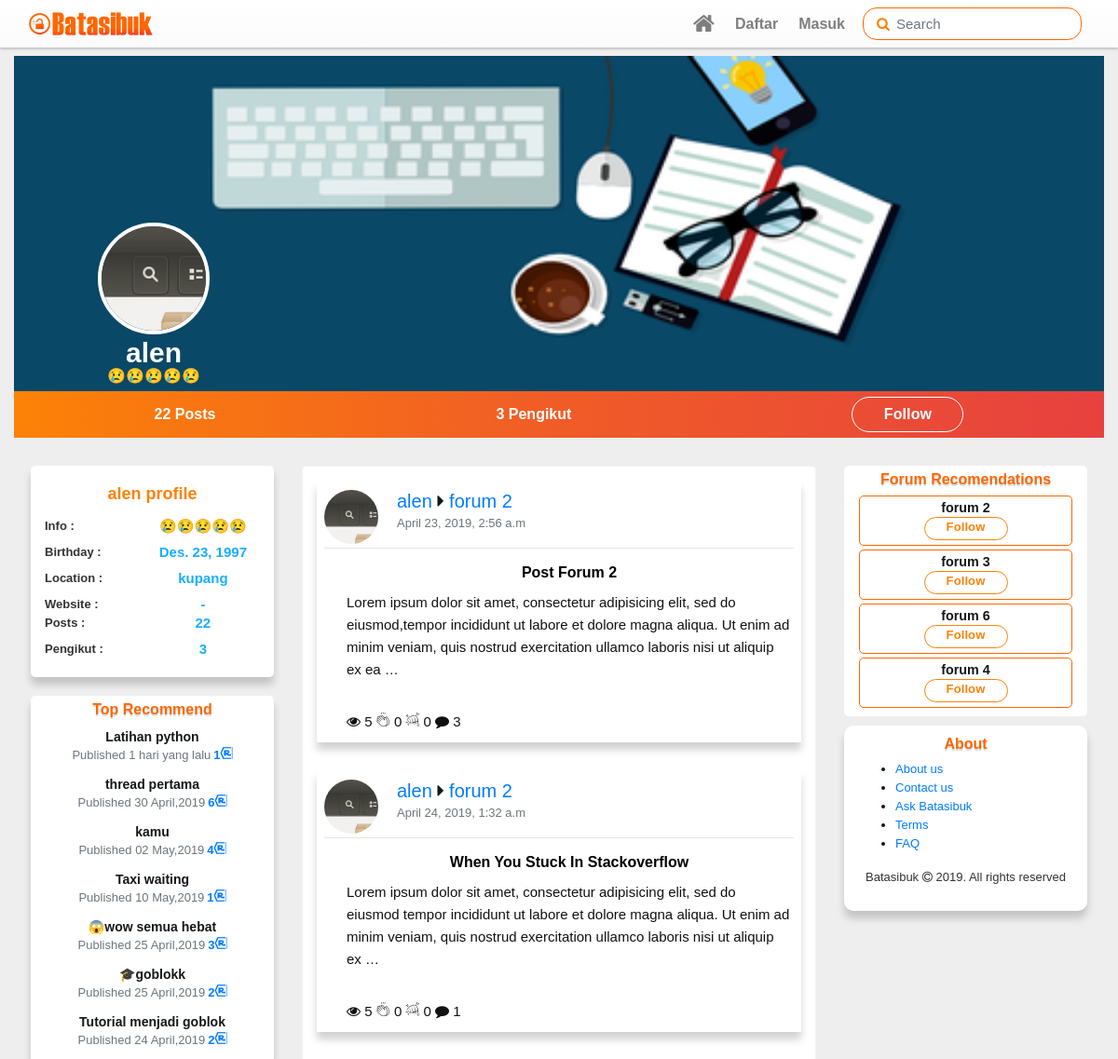
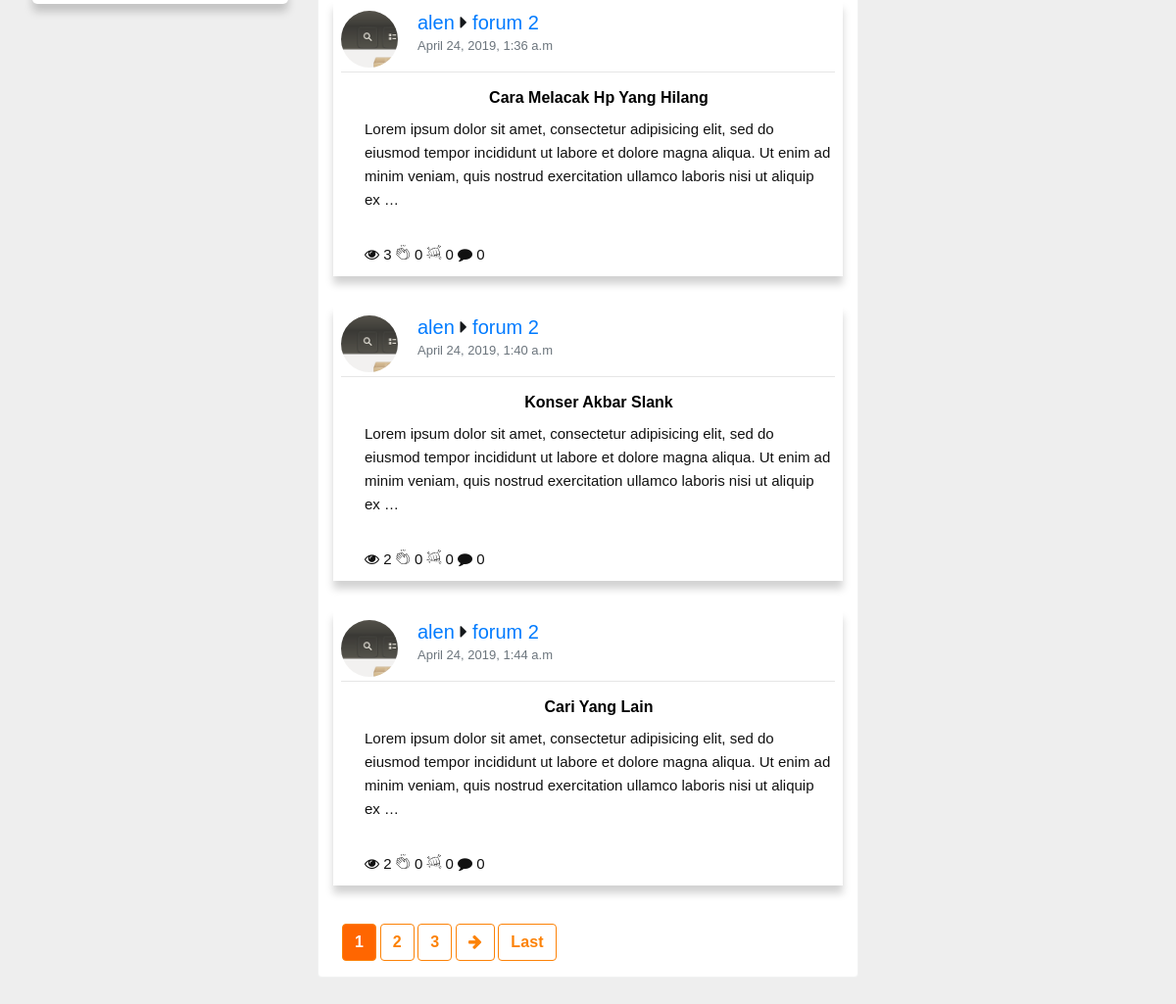
The app's page /creator/alen with its own data (2 pictures, top to bottom).
### account/models.py (models this page shows, shortened)
class Profile(Followble):
	user=models.OneToOneField(User,related_name='profile',on_delete=models.CASCADE)
	info=models.CharField(max_length=30,blank=True,default='Kreator Batasibuk')
	date_of_birth=models.DateField(blank=True,null=True)
	gender=models.IntegerField(choices=(
		(Male,'Male'),
		(Female,'Female')
		),blank=True,default=Male)
	user_photo=models.ImageField(default='profile_image/default_profile_normal.png',upload_to=avatar_path)
	user_header=models.ImageField(default='profile_image/default_header.jpg',upload_to=header_path)
	location = models.CharField(max_length=30, blank=True)
	website=models.URLField(blank=True)

### batasibuk_forum/models.py (models this page shows, shortened)
class Votable(models.Model):
	class Meta:
		abstract=True
	votes=GenericRelation(Vote,content_type_field='vote_type',object_id_field='vote_id')
	upvotes=models.IntegerField(default=0,blank=True)
	downvotes=models.IntegerField(default=0,blank=True)
	vote_self=False

class Post(Votable):
	objects=PostsManager()
	forum_post_type=models.ForeignKey(ContentType,on_delete=models.PROTECT,related_name='_forum_posts')
	forum_post_id=models.PositiveIntegerField()
	content_forum_post=GenericForeignKey('forum_post_type','forum_post_id')
	author=models.ForeignKey(User,related_name='posts',on_delete=models.PROTECT)
	created=models.DateTimeField(auto_now_add=True)
	updated=models.DateTimeField(auto_now=True)
	updated_by=models.ForeignKey(User,blank=True,null=True,on_delete=models.PROTECT)
	post_title=models.CharField(max_length=255)
	body=RichTextUploadingField(blank=True,
								config_name='post_thread',
								external_plugin_resources=[(
									'emoji',
									'/static/ckeditor_plugins/emoji/',
									'plugin.js')]
								)
	post_slug=models.SlugField(max_length=255,blank=True,editable=False)
	status=models.IntegerField(choices=(
		(0,'Draft'),
		(1,'Post')
		),default=0)
	views=models.IntegerField(blank=True,default=0)

class Followble(models.Model):
	class Meta:
		abstract=True
	followers=GenericRelation(Follow,content_type_field='forum_type',object_id_field='forum_id')

class Forum(Followble):
	def image_path(instance,imagename):
		base_name,ext=os.path.splitext(imagename)
		return f"logo_image/{time.strftime('%y%m%d%H%M%S')}{ext}"
	category=models.ForeignKey(Category,related_name='forums',blank=True,null=True,on_delete=models.PROTECT)
	name=models.CharField(max_length=80)
	position=models.IntegerField(blank=True,default=0)
	description=models.TextField(blank=True,default='')
	moderators=models.ManyToManyField(User,blank=True)
	updated=models.DateTimeField(auto_now=True)
	posts=GenericRelation(Post,content_type_field='forum_post_type',object_id_field='forum_post_id',related_query_name='post_forum')
	post_count=models.IntegerField(blank=True,default=0)
	forum_logo=models.ImageField(default='',upload_to=image_path)

### account/views.py (the view)
# urls.py: path('creator/<user_username>',CreatorView.as_view(),name='creator'),
class CreatorView(ListView):
	model=Post
	context_object_name='user_thread'
	template_name='account/creator.html'
	paginate_by=5
	def get(self,*args,**kwargs):
		this_user=User.objects.filter(username=self.kwargs['user_username']).first()
		if self.request.user.is_authenticated and self.request.user==this_user:
			return redirect(reverse('profile',kwargs={'user_username':self.kwargs['user_username']}))
		return super().get(*args,*kwargs)
	def get_context_data(self,*args,**kwargs):
		context=super().get_context_data(*args,**kwargs)
		context['title']=self.kwargs['user_username']
		context['this_user']=User.objects.filter(username=self.kwargs['user_username']).first()
		return context
	def get_queryset(self):
		query=super().get_queryset()
		this_author=User.objects.filter(username=self.kwargs['user_username']).first()
		return query.filter(author=this_author,status=1)

### batasibuk_forum/models.py (called while the page is built)
	def get_top_recommend(self):
		posts=Post.objects.all()
		for post in posts:
			c_recommends=post.post_recommends.all().count()
			time_since=math.floor((datetime.datetime.now().timestamp()-post.created.timestamp())/3600)
			post.score=(c_recommends)/(time_since+2)**1.8
			if c_recommends==0:
				post.score=(c_recommends-1)/(time_since+2)**1.8
		posts=sorted(posts,key=lambda t:t.score,reverse=True)
		if len(posts)>10:
			return posts[0:7]
		return posts

### batasibuk_forum/templatetags/text_custom.py (called while the page is built)
@register.filter(name='to_time_since')
def to_time_since(d):
	return custom_time_since(d)

### batasibuk_forum/templatetags/top_recommend.py (called while the page is built)
@register.inclusion_tag('snippets/post_recommends.html')
def top_recommend():
	posts=Post.objects.get_top_recommend()
	context={
		'posts':posts,
	}
	return context

@register.inclusion_tag('snippets/forum_recommend.html')
def forum_recommend(request):
	forum=Forum.objects.all()
	if request.user.is_authenticated:
		forum=Forum.objects.exclude(followers__follower=request.user)
	for f in forum:
		f.count_followers=f.followers.all().count()
	recommend_forum=sorted(forum,key=lambda c:c.count_followers,reverse=True)
	if len(recommend_forum)>4:
		recommend_forum=recommend_forum[0:4]
	return {'request':request,'forums':recommend_forum}

### batasibuk_forum/templatetags/vote_follow_filter.py (called while the page is built)
@register.simple_tag(name='is_user_follow')
def user_is_follow(to_follow,request,text=''):
	if request.user.is_authenticated and\
		to_follow.followers.filter(follower=request.user).exists():
			if text=='get_text':
				return mark_safe('<i class="fa fa-check-circle-o fa-lg"></i> Follow')
			return 'active'
	else:
		if text=='get_text':
			return 'Follow'
		return ''

### account/templates/account/creator.html (shortened to what this page needs)
{% extends "base.html" %}
{% load static %}
{% load vote_follow_filter %}
{% load top_recommend %}
{% block get_in_head %}
  <link rel="stylesheet" type="text/css" href="{% static "css/profile_account.css" %}">
{% endblock get_in_head %}
{% block main_header %}
<div class="container-fluid">
  <div class="wrap-header">
      <div class="image-header">
        <img src="{{this_user.profile.user_header.url}}">
      </div>
      <div class="profile">
          <div class="detail-profile">
            <div class="image-profil">
               <img src="{{this_user.profile.user_photo.url}}" />
            </div>
            <a href="#" class="profile-name remove-link-format">{{this_user.username}}</a>
            <p class="profile-info">{{this_user.profile.info}}</p>
          </div>
          <div class="profile-stats d-flex flex-row justify-content-around align-items-center">
              <a href="" class="d-inline-block remove-link-format">
                  {{this_user.posts.all.count}} Post{{this_user.posts.all.count|pluralize}}
              </a>
              <a href="" class="d-inline-block remove-link-format">
                 <span id="count-followers">{{this_user.profile.followers.all.count}}</span> Pengikut
              </a>
              <a href="javascript:void(0)"class="btn btn-follow follow-this {%is_user_follow this_user.profile request%}" data-id='{{this_user.id}}' data-action='user'>{%is_user_follow this_user.profile request 'get_text'%} </a>
          </div>
      </div>
  </div>
</div>
{% endblock main_header %}
{% block main_content %}
<div class="row">
	<div class="col-md-3 order-md-1 side-left">
        <div class="user-profile shadow">
              <div class="title">{{this_user}} profile</div>
              <div class="row detail-user-profile">
                <div class="col-5">Info :</div>
                <div class="col-7 text-center" id="this-user-info">{{this_user.profile.info}}</div>
                <div class="col-5">Birthday :</div>
                <div class="col-7 text-center" id="this-user-birthday">
                  {% if this_user.profile.date_of_birth %}
                  {{this_user.profile.date_of_birth}}
                  {% else %}-
                  {% endif %}
                </div>
                <div class="col-5">Location :</div>
                <div class="col-7 text-center" id="this-user-location">
                {% if this_user.profile.location %}
                  {{this_user.profile.location}}
                  {% else %}-
                  {% endif %}
                </div>
                <div class="col-5">Website :</div>
                <div class="col-7 text-center" id="this-user-website">{% if this_user.profile.webiste %}
                  {{this_user.profile.webiste}}
                  {% else %}  -
                  {% endif %}
                </div>
                <div class="col-5">Posts :</div>
                <div class="col-7 text-center">{{this_user.posts.all.count}}</div>
                <div class="col-5">Pengikut :</div>
                <div class="col-7 text-center">{{this_user.profile.followers.all.count}}</div>
              </div>
        </div>
      {%top_recommend%}
    </div>
    <div class="col-md-6 order-1 order-md-2 ">
        <div class="content-posts">
            {% with user_thread as threads  %}
                        {% include "snippets/container_card_threads.html" %}
                    {% endwith %}
                {% include "snippets/this_paginated.html" %}
        </div>
    </div>
    <div class="col-md-3 order-2 order-md-3">
      {%forum_recommend request%}
	   	{% include "snippets/footer.html" %}
	 </div>
</div>
{% endblock main_content %}

### templates/snippets/post_recommends.html
{% load text_custom %}
<div class="trend-threads-card shadow">
  <h6>Top Recommend</h6>
  {% for thread  in posts %}
  	<div class="trend-thread">
      <a href="{% url 'thread' thread.post_slug thread.post_title %}" class="remove-link-format">
      	<p class="threads-title">{{thread.post_title}}</p >
      	<p class="thread-detail"><span class='text-muted'>Published {{thread.created|to_time_since}}</span><span class="thread-r">{{thread.post_recommends.all.count}}<i class="ba-recomend"></i></span></p>
      </a>
  	</div>
  {% endfor %}
</div>

### templates/snippets/container_card_threads.html (shortened to what this page needs)
{% for thread in threads %}
	<div class="post-container">
        <div class="post-detail shadow">
         	<img src="{{thread.author.profile.user_photo.url}}" alt="user" class="profile-photo" />
          <div class="user-info">
            <h5><a href="{% url "creator" thread.author.username %}" class="profile-link">{{thread.author}}</a> <i class="fa fa-caret-right"></i> <a href="{% url "forum:forumview" thread.content_forum_post.id thread.content_forum_post.name%}" class="name-forum">{{thread.content_forum_post.name}}</a></h5>
            <p class="text-muted">{{thread.created}}</p>
          </div>
          <div class="hr-custom clearfix"></div>
          <div class="post-text pl-md-2 pl-lg-4">
          	<a href="{% url "thread" thread.post_slug thread.post_title %}" class="remove-link-format">
          		<p class="thread-title mb-2">{{thread.post_title}}</p>
              {{thread.body|truncatewords_html:33|safe}}
              <div class="reaction">
                   <span class="d-block-inline"><i class="fa fa-eye"></i> {{thread.post_views.all.count}}</span>
                  <span class="d-block-inline"><i class="ba-claps"></i> {{thread.upvotes}}</span>
                  <span class="d-block-inline"><i class="ba-punch"></i> {{thread.downvotes}}</span>
                  <span class="d-block-inline"><i class="fa fa-comment"></i> {{thread.post_comments.all.count}}</span>
            	 </div>
        	</a>
          </div>
        </div>
    </div>
    {%empty%}
		<h4 class="text-warning text-center p-4">Tidak Ada Thread</h4>
{% endfor %}

### templates/snippets/forum_recommend.html
{% load vote_follow_filter %}
<div class="suggest-forum-card">
  <h6 class="grey">Forum Recomendations</h6>
  {% for forum in forums  %}
  	<div class="follow-forum">
      <p><a href="{% url "forum:forumview" forum.id forum.name %}"class='remove-link-format'>{{forum.name}}</a></p>
      <a href="javascript:void(0)" class="btn btn-follow follow-this {%is_user_follow forum request %} " data-id='{{forum.id}}' data-action='forum'>{%is_user_follow forum request 'get_text'%}</a>
  </div>
  {% endfor %}
</div>

### static/css/style.css (style rules this page uses)
html, body { height: 100%; width: 100%; }
body { font-family: Helvetica, Arial; line-height: 20px; color: #14171a; background-color: #eee; font-size: 13px; padding-top: 60px; }
.shadow { box-shadow: 0 .5rem .5rem 0 rgba(0,0,0,.18)!important; }
.btn { font-family: Helvetica,Arial,sans-serif!important; font-weight: 700; letter-spacing: .1px; }
.btn-follow { color: #fc8207; background-color: transparent; background-image: none; border-color: #fc8207; font-weight: bold; width: 120px; border-radius: 20px; }
.remove-link-format,.remove-link-format:hover,.remove-link-format:active,.remove-link-format:focus { color: inherit; text-decoration: none; }
.hr-custom { background: none; height: 1px; border-top: 1px solid #e6e6e6; width: 100%; margin: auto; margin-bottom: 10px; }
img.profile-photo { height: 58px; width: 58px; border-radius: 50%; }
.content-posts { border-radius: 4px; width: 100%; border: 1px solid #f1f2f2; margin-bottom: 20px; background-color: #fff; }
.post-container { padding: 15px; }
.post-container .post-detail { padding:10px 8px 8px; background-color: #fff; }
.post-container .post-detail .profile-photo { float: left; margin-right: 20px; }
.post-container .post-detail .user-info > h5 { margin-bottom: 2px; }
.post-container .post-detail .post-text { line-height: 24px; margin: 0; font-size: 15px; padding: 2px; position: relative; box-sizing: border-box; transition: ease-in .1s all; color: #111; }
.post-container .post-detail .post-text a > p.thread-title { font-size: 16px; color: #000; text-align: center; font-weight: bold; margin:2px 0 -5px; text-transform: capitalize; }
.post-container .post-detail .post-text a p { overflow: hidden; }
.trend-threads-card { width: 100%; padding:5px 10px; background-color: #fff; border-radius: 5px; text-align: center; margin-bottom: 10px; min-height: 200px; }
.trend-threads-card .trend-thread { padding:2px; border-radius: 0; width: 100%%; border-bottom: 2px solid rgba(0,0,0,0); transition: ease-in .2s all; }
.trend-threads-card > h6 { font-weight: bold; color: #ff6600; text-shadow: 0rem .14rem rgba(0,0,0,.15); }
.trend-threads-card .trend-thread > a > .threads-title { margin-bottom: 0px; font-weight: bold; font-size: 14px; margin-bottom: 0; }
.trend-threads-card .trend-thread > a > .thread-detail { margin-bottom: 5px; }
.trend-threads-card .trend-thread > a > .thread-detail .thread-r { font-size: 13px; font-weight: bold; margin-left: 3px; color: #007bff; }
.suggest-forum-card { width: 100%; padding:5px 10px; background-color: #fff; border-radius: 5px; text-align: center; margin-bottom: 10px; }
.suggest-forum-card .follow-forum { padding:2px; border-radius: 5px; width: 95%; border: 1px solid #ff6600; margin-bottom:4px; }
.suggest-forum-card > h6 { font-weight: bold; color:#ff6600; text-shadow: 0rem .14rem rgba(0,0,0,.15); }
.suggest-forum-card .follow-forum { margin-left: auto; margin-right: auto; }
.suggest-forum-card .follow-forum > p { display: block; margin-bottom: 0px; font-weight: bold; font-size: 1.1em; transition: ease-in .2s all; }
.suggest-forum-card .follow-forum .btn-follow { height: 25px; width: 90px; font-size: 13px; padding: 0; margin-top: 0px; margin-bottom: 3px; }

### records on screen
Post: post_title "Latihan python", created|to_time_since "1 hari yang lalu", post_recommends.all.count "1"
Post: post_title "thread pertama", created|to_time_since "30 April,2019", post_recommends.all.count "6"
Post: post_title "kamu", created|to_time_since "02 May,2019", post_recommends.all.count "4"
Post: post_title "Taxi waiting", created|to_time_since "10 May,2019", post_recommends.all.count "1"
Post: post_title "😱wow semua hebat", created|to_time_since "25 April,2019", post_recommends.all.count "3"
Post: post_title "🎓goblokk", created|to_time_since "25 April,2019", post_recommends.all.count "2"
Post: post_title "Tutorial menjadi goblok", created|to_time_since "24 April,2019", post_recommends.all.count "2"
Post: author.profile.user_photo (picture), author "alen", content_forum_post.name "forum 2", created "April 23, 2019, 2:56 a.m", post_title "Post Forum 2", body "Lorem ipsum dolor sit amet, consectetur adipisicing elit, sed do eiusmod,tempor incididunt ut labore et dolore magna aliqua. Ut enim ad minim veniam, quis nostrud exercitation ullamco laboris nisi ut aliquip ex ea …", post_views.all.count "5", upvotes "0", downvotes "0", post_comments.all.count "3"
Post: author.profile.user_photo (picture), author "alen", content_forum_post.name "forum 2", created "April 24, 2019, 1:32 a.m", post_title "When You Stuck In Stackoverflow", body "Lorem ipsum dolor sit amet, consectetur adipisicing elit, sed do eiusmod tempor incididunt ut labore et dolore magna aliqua. Ut enim ad minim veniam, quis nostrud exercitation ullamco laboris nisi ut aliquip ex …", post_views.all.count "5", upvotes "0", downvotes "0", post_comments.all.count "1"
Post: author.profile.user_photo (picture), author "alen", content_forum_post.name "forum 2", created "April 24, 2019, 1:36 a.m", post_title "Cara Melacak Hp Yang Hilang", body "Lorem ipsum dolor sit amet, consectetur adipisicing elit, sed do eiusmod tempor incididunt ut labore et dolore magna aliqua. Ut enim ad minim veniam, quis nostrud exercitation ullamco laboris nisi ut aliquip ex …", post_views.all.count "3", upvotes "0", downvotes "0", post_comments.all.count "0"
Post: author.profile.user_photo (picture), author "alen", content_forum_post.name "forum 2", created "April 24, 2019, 1:40 a.m", post_title "Konser Akbar Slank", body "Lorem ipsum dolor sit amet, consectetur adipisicing elit, sed do eiusmod tempor incididunt ut labore et dolore magna aliqua. Ut enim ad minim veniam, quis nostrud exercitation ullamco laboris nisi ut aliquip ex …", post_views.all.count "2", upvotes "0", downvotes "0", post_comments.all.count "0"
Post: author.profile.user_photo (picture), author "alen", content_forum_post.name "forum 2", created "April 24, 2019, 1:44 a.m", post_title "Cari Yang Lain", body "Lorem ipsum dolor sit amet, consectetur adipisicing elit, sed do eiusmod tempor incididunt ut labore et dolore magna aliqua. Ut enim ad minim veniam, quis nostrud exercitation ullamco laboris nisi ut aliquip ex …", post_views.all.count "2", upvotes "0", downvotes "0", post_comments.all.count "0"
Forum: name "forum 2", is_user_follow "Follow"
Forum: name "forum 3", is_user_follow "Follow"
Forum: name "forum 6", is_user_follow "Follow"
Forum: name "forum 4", is_user_follow "Follow"

### other values on screen
{{ this_user.username }} "alen"
{{ this_user.profile.info }} "😢😢😢😢😢"
{{ this_user.posts.all.count }} "22"
{{ this_user.profile.followers.all.count }} "3"
{{ this_user }} "alen"
{{ this_user.profile.date_of_birth }} "Des. 23, 1997"
{{ this_user.profile.location }} "kupang"
{{ num }} "1"
{{ num }} "2" "3"
